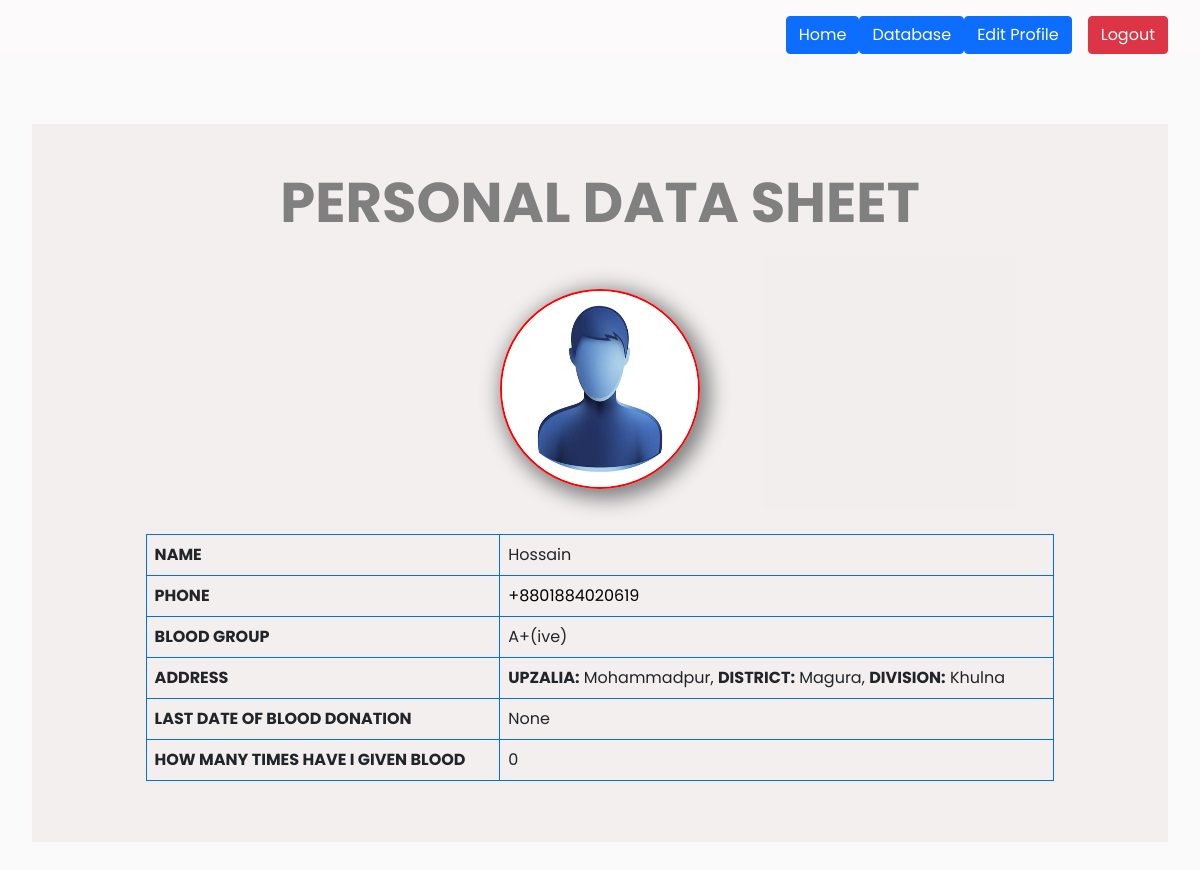
The page /dashboard (signed in) on the database its author committed.
### bloodbank/models.py (models this page shows, shortened)
class User(db.Model, UserMixin):
    id = db.Column(db.Integer, primary_key=True)
    name = db.Column(db.String(20), nullable=False)
    username = db.Column(db.String(20))
    mobile = db.Column(db.String(20), unique=True, nullable=False)
    email = db.Column(db.String(120), unique=True, nullable=False)
    lastdate = db.Column(db.DateTime, default=datetime.utcnow)
    numberofdonation = db.Column(db.String(1000))
    image_file = db.Column(db.String(20), nullable=False, default='default.png')
    password = db.Column(db.String(60), nullable=False)
    bloodgroup = db.Column(db.String(20), nullable=False)
    division = db.Column(db.String(20), nullable=False)
    district = db.Column(db.String(20), nullable=False)
    upazila = db.Column(db.String(20), nullable=False)

### bloodbank/routes.py (the view)
@app.route('/dashboard')
@login_required
def dashboard():
    image_file = url_for('static', filename='profile_pics/' + current_user.image_file)
    return render_template('dashboard.html', image_file=image_file)

### bloodbank/models.py (called while the page is built)
@login_manager.user_loader
def load_user(user_id):
    return User.query.get(int(user_id))

### bloodbank/templates/dashboard.html (shortened to what this page needs)
{% extends 'root.html' %}
{% block body %}
    <div class="container d-flex flex-row-reverse mt-3">
        <a class="btn btn-danger ms-3" href="{{ url_for('logout') }}"> Logout </a>
        <a class="btn btn-primary" href="{{ url_for('editprofile') }}"> Edit Profile </a>
        <a class="btn btn-primary" href="{{ url_for('demoDB') }}"> Database </a>
        <a class="btn btn-primary" href="{{ url_for('index') }}"> Home </a>
    </div>
    <div class="personal_information">
        <div class="container">
            <div class="personal_details">
                <div class="p_heading">
                    <h1>PERSONAL DATA SHEET</h1>
                </div>
                <div class="personal_img">
                    <img src="{{ image_file }}" alt="personal image">
                </div>
                <div class="details">
                    <table class="table table-bordered table-hover">
                        <tbody>
                            <tr>
                                <th scope="row">NAME</th>
                                <td class="text-capitalize">{{ current_user.name }}</td>
                            </tr>
                            <tr>
                                <th scope="row">PHONE</th>
                                <td><a href="tel:{{current_user.mobile}}">+880{{current_user.mobile}}</a></td>
                            </tr>
                            <tr>
                                <th scope="row">BLOOD GROUP</th>
                                <td class="uppercase">{{ current_user.bloodgroup }}</td>
                            </tr>
                            <tr>
                                <th scope="row">ADDRESS</th>
                                <td><b>UPZALIA:</b> {{current_user.upazila}}, <b>DISTRICT:</b> {{current_user.district}}, <b>DIVISION:</b> {{current_user.division}}</td>
                            </tr>
                            <tr>
                                <th scope="row">LAST DATE OF BLOOD DONATION</th>
                                {% if current_user.lastdate %}
                                    <td>{{ current_user.lastdate.strftime('%d-%m-%Y') }}</td>
                                {% else %}
                                    <td>{{ current_user.lastdate }}</td>
                                {% endif %}
                            </tr>
                            <tr>
                                <th scope="row">HOW MANY TIMES HAVE I GIVEN BLOOD</th>
                                <td>{{ current_user.numberofdonation }}</td>
                            </tr>
                        </tbody>
                    </table>
                </div>
            </div>
        </div>
    </div>
{% endblock %}

### bloodbank/static/style.css (style rules this page uses)
* { margin: 0; padding: 0; outline: none; }
h1, h2, h3, h4, h5, h6 { font-weight: 700; }
a { text-decoration: none }
body { font-family: 'Poppins', sans-serif; box-sizing: border-box; background: #fcfafa; }
.container { max-width: 1160px; width: 100%; margin: 0 auto; }
a { color: #000; }
table { cursor: pointer; }
.p_heading h1 { font-size: 56px; color: gray; padding: 45px 0px; }
.personal_information { background: rgba(244, 240, 240, 0.11); padding: 70px 0px; }
.personal_details { background: rgba(175, 150, 150, 0.11); text-align: center; }
.personal_img { margin: 0 auto; width: 200px; height: 200px; }
.personal_img img { width: 100%; height: 100%; border-radius: 50%; border: 2px solid red; box-shadow: 5px 5px 20px 5px gray; }
.details { text-align: left; color: #fff; padding: 45px 0px; width: 80%; margin: 0 auto; }
.table { border-color: #0371de; }

### rows shown on the page
User: name "Hossain", mobile "1884020619", bloodgroup "A+(ive)", upazila "Mohammadpur", district "Magura", division "Khulna", lastdate "None", numberofdonation "0"
